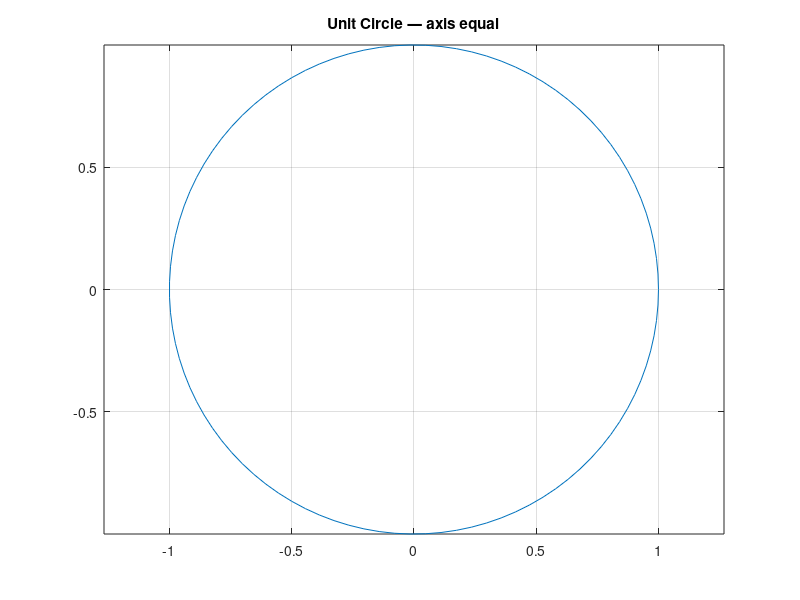
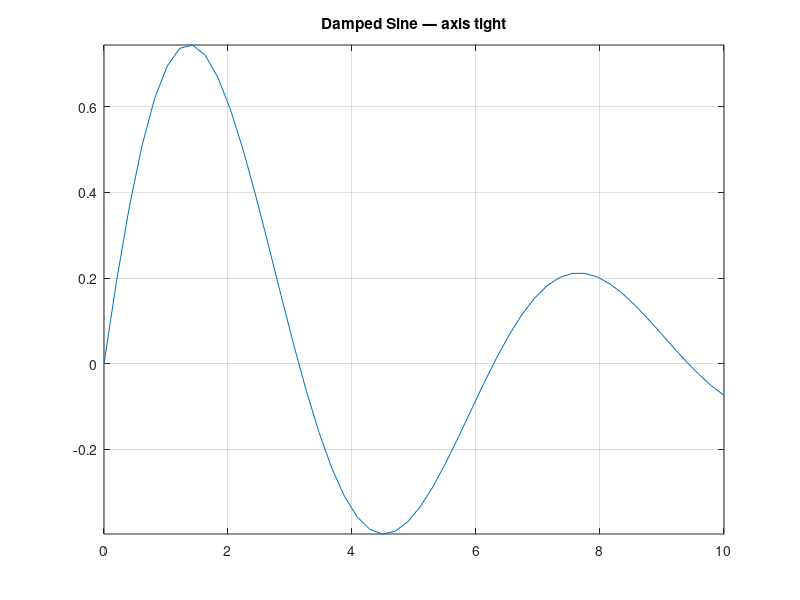

Source code (MATLAB) for these figures, in order:
% Axis Modes — equal, tight, ij
% axis('equal') makes 1 data unit the same length on both axes.
% axis('tight') removes padding. axis('ij') flips Y (image coords).
clear
close all

% Circle should look round with axis equal
t = linspace(0, 2*pi, 100);

figure(1)
plot(cos(t), sin(t))
axis equal
title('Unit Circle — axis equal')
grid on

% Tight: no padding around data
figure(2)
x = linspace(0, 10, 50);
plot(x, sin(x) .* exp(-x/5))
axis tight
title('Damped Sine — axis tight')
grid on
